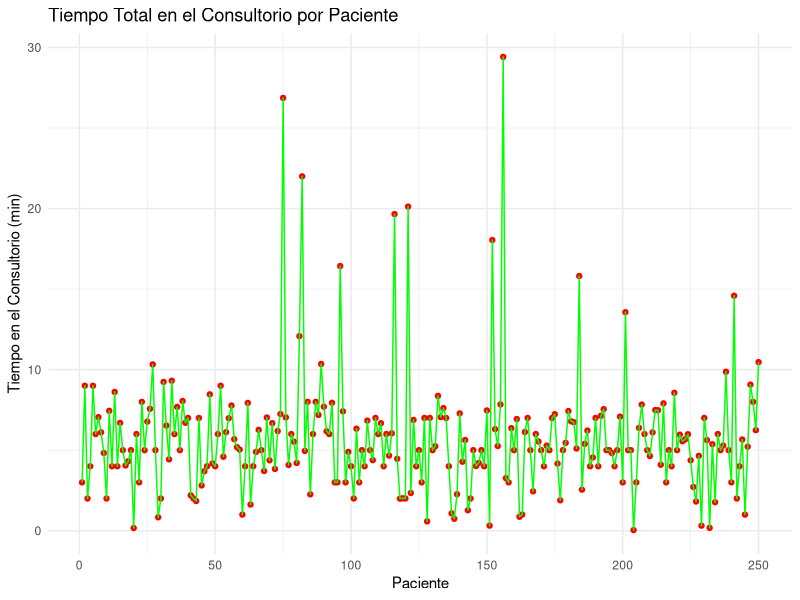
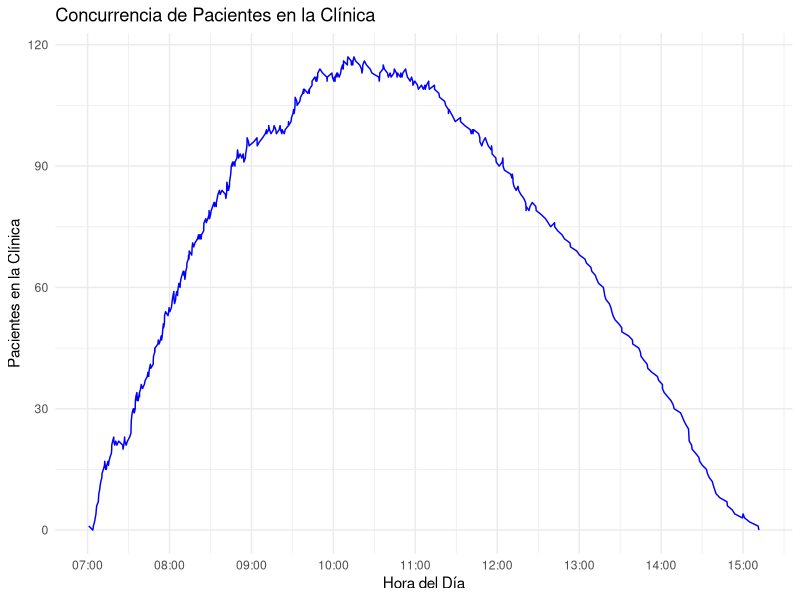

Here is the R script that generated these plots, in order:
set.seed(123)

# Datos
numero_pacientes <- 250 
hora_inicio <- 7 * 60  #Hora -> Minutos
hora_fin <- 15 * 60   #Hora -> Minutos
duracion_trabajo <- hora_fin - hora_inicio

# Tiempos de llegada de los pacientes
llegadas_sinrest <- abs(rnorm(numero_pacientes, mean = 0, sd = 1))
# Ordenamiento ajustado y escalado
llegadas_condicion <- sort(hora_inicio + (llegadas_sinrest / max(llegadas_sinrest)) * duracion_trabajo)

# Tipos de consultorios
tipos_consultorio <- sample(1:3, numero_pacientes, replace = TRUE, prob = c(0.25, 0.35, 0.40))

# De minutos a horas
conversor_hora <- function(minutos) {
  hora <- floor(minutos/60)
  minuto <- round(minutos%%60)
  sprintf("%02d:%02d", hora, minuto)
}


tiempo_consulta <- numeric(numero_pacientes)
tiempo_consulta[tipos_consultorio == 1] <- rexp(sum(tipos_consultorio == 1), rate = 1/6)
tiempo_consulta[tipos_consultorio == 2] <- runif(sum(tipos_consultorio == 2), min = 4, max = 8)
tiempo_consulta[tipos_consultorio == 3] <- rpois(sum(tipos_consultorio == 3), lambda = 5)

hora_llegadaPaciente <- numeric(numero_pacientes)
hora_salidaPaciente <- numeric(numero_pacientes)
consultorio_libre <- rep(hora_inicio, 3)

for (i in 1:numero_pacientes) {
  consultorio <- tipos_consultorio[i]
  hora_llegadaPaciente[i] <- max(llegadas_condicion[i], consultorio_libre[consultorio])
  hora_salidaPaciente[i] <- hora_llegadaPaciente[i] + tiempo_consulta[i]
  consultorio_libre[consultorio] <- hora_salidaPaciente[i]
}

# Crear la tabla de resultados
resultados <- data.frame(
  num_paciente = 1 : numero_pacientes, 
  tiempo_consulta = tiempo_consulta,
  inicio_consulta = conversor_hora(hora_llegadaPaciente),
  fin_consulta = conversor_hora(hora_salidaPaciente),
  llegadas = conversor_hora(llegadas_condicion)
)

print(resultados)

tiempos_eventos <- sort(c(llegadas_condicion, hora_salidaPaciente))
clientes_clinica <- numeric(length(tiempos_eventos))
contador <- 0

for (i in 1 : length(tiempos_eventos)) {
  contador <- sum(llegadas_condicion <= tiempos_eventos[i])- sum(hora_salidaPaciente <= tiempos_eventos[i]) 
  clientes_clinica[i] <- contador
}

hora_pico <- tiempos_eventos[which.max(clientes_clinica)]

cat("la hora mas concurrida es:", conversor_hora(hora_pico),"\n")

# Graficas

library(ggplot2)
df_tiempo_sistema <- data.frame(Paciente = 1:numero_pacientes, Tiempo = tiempo_consulta)
ggplot(df_tiempo_sistema, aes(x = Paciente, y = Tiempo)) +
  geom_point(color = "red") +
  geom_line(color = "green") +
  labs(title = "Tiempo Total en el Consultorio por Paciente",
       x = "Paciente",
       y = "Tiempo en el Consultorio (min)") +
  theme_minimal()

# Graficar concurrencia de pacientes en la clínica
df_concurrencia <- data.frame(Tiempo = tiempos_eventos, Pacientes = clientes_clinica)
ggplot(df_concurrencia, aes(x = Tiempo, y = Pacientes)) +
  geom_line(color = "blue") +
  scale_x_continuous(breaks = seq(hora_inicio, hora_fin, by = 60),
                     labels = sapply(seq(hora_inicio, hora_fin, by = 60), conversor_hora)) +
  labs(title = "Concurrencia de Pacientes en la Clínica",
       x = "Hora del Día",
       y = "Pacientes en la Clínica") +
  theme_minimal()
